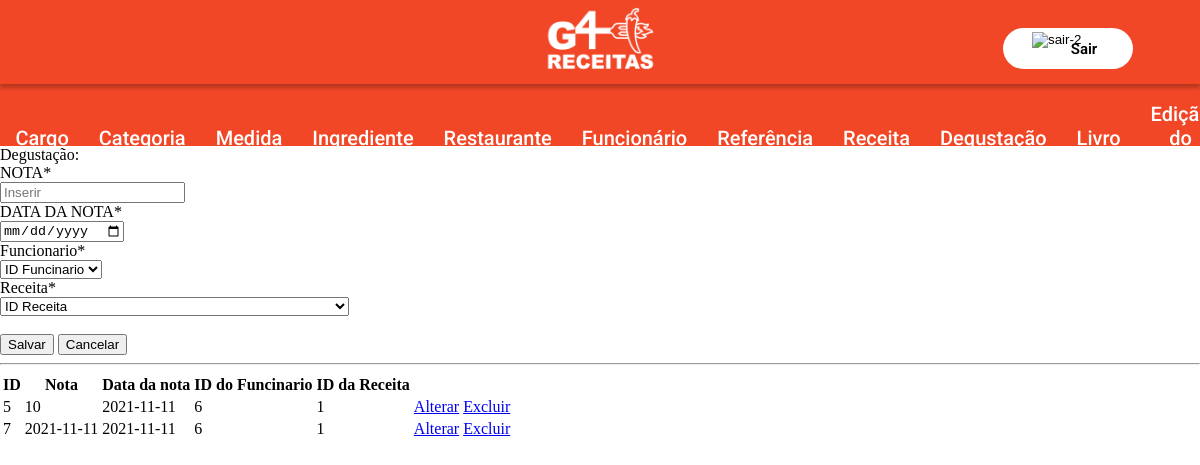
The page /degustacao/index.php on the database its author committed.
### tables this page shows
CREATE TABLE `g4_degustacao` (
  `id_Degustacao` int(11) NOT NULL,
  `nota` varchar(45) NOT NULL,
  `data_nota` date NOT NULL,
  `id_Funcionario` int(11) NOT NULL,
  `id_Receita` int(11) NOT NULL
);

### degustacao/index.php (the view, shortened to what this page needs)
<!DOCTYPE html>
<html lang="pt-br">
<head>
</head>
<?php
include('../model/conexao.php');
include ('../includes/header.php');
?>
<body>
    <form action="?act=save" method="POST" name="form" class="" >
        <span class="">Degustação:</span>
        <span class="">NOTA*</span>
        <input type="text" name="nota" placeholder="Inserir" value="<?php
        echo (isset($nota) && ($nota != null || $nota != "")) ? $nota : '';
        ?>" class="form-control"/>
        <span class="">DATA DA NOTA*</span>
        <input type="date" name="data_nota" placeholder="Inserir" value="<?php
        echo (isset($data_nota) && ($data_nota != null || $data_nota != "")) ? $data_nota : '';
        ?>" class="form-control"/>
        <span class="">Funcionario*</span>
        <select id="id_Funcionario" name="id_Funcionario">
        <option value="" disabled selected>ID Funcinario</option>
        </select>
        <span class="">Receita*</span>
        <select id="id_Receita" name="id_Receita">
        <option value="" disabled selected>ID Receita</option>
        </select>
        <button type="submit" class = "">Salvar</button>
        <button type="reset" class = "">Cancelar</button>
        <hr>
    </form>
        <table>
            <thead>
                <tr>
                    <th>ID</th>
                    <th>Nota</th>
                    <th>Data da nota</th>
                    <th>ID do Funcinario</th>
                    <th>ID da Receita</th>
                </tr>
            </thead>
            <tbody>
                <?php
                    try {
                        $stmt = $conexao->prepare("SELECT * FROM g4_degustacao");
                        if ($stmt->execute()) {
                            while ($rs = $stmt->fetch(PDO::FETCH_OBJ)) {
                                echo "<tr>";
                                echo "<td>$rs->id_Degustacao</td>";
                                echo "<td>$rs->nota</td>";
                                echo "<td>$rs->data_nota</td>";
                                echo "<td>$rs->id_Funcionario</td>";
                                echo "<td>$rs->id_Receita</td>";
                                echo '<td><a href="./alterar.php?id='.$rs->id_Degustacao.'">Alterar</a></td>';
                                echo '<td><a href="./excluir.php?id=' .$rs->id_Degustacao. '">Excluir</a></td>';
                                echo "</tr>";
                            }
                        } else {
                       echo "Erro: Não foi possível recuperar os dados do banco de dados";
                        }
                    } catch (PDOException $erro) {
                        echo "Erro: " . $erro->getMessage();
                    }
                ?>
            </tbody>
        </table>
</body>
</html>

### includes/style.css (style rules this page uses)
body { width: auto; margin: 0; }

### rows shown on the page
g4_degustacao: id_Degustacao "5", nota "10", data_nota "2021-11-11", id_Funcionario "6", id_Receita "1"
g4_degustacao: id_Degustacao "7", nota "2021-11-11", data_nota "2021-11-11", id_Funcionario "6", id_Receita "1"
